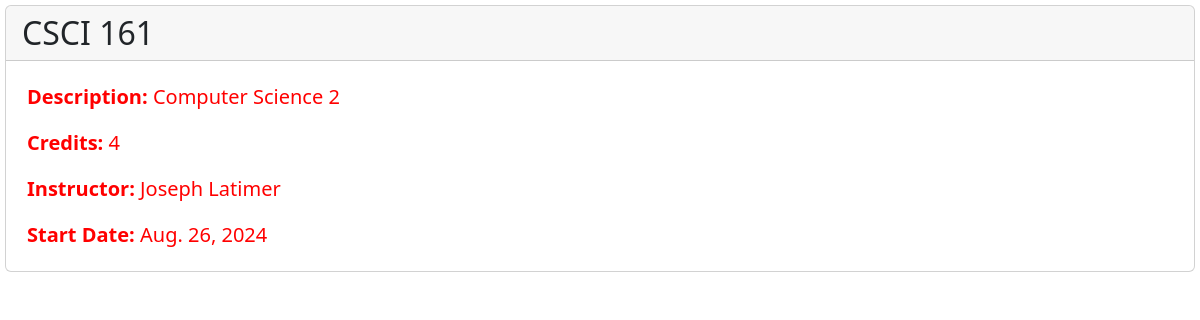
/courses/2/, run on the app's committed database.
### courses/models.py (models this page shows, shortened)
class Course(models.Model):
    course_id = models.AutoField(primary_key = True)
    course_title = models.CharField(max_length = 30)
    course_description = models.CharField(max_length = 50)
    credit = models.IntegerField()
    instructor = models.CharField(max_length = 30)
    start_date = models.DateField()

### courses/views.py (the view)
# urls.py: path('courses/<int:pk>/', views.course_detail, name = 'course_detail')
def course_detail(request, pk):
    course = Course.objects.get(pk = pk)
    course_dict = {'course' : course}
    return render(request, 'courses/course_detail.html', context=course_dict)

### templates/courses/course_detail.html (shortened to what this page needs)
<!DOCTYPE html>
<html lang="en">
  <head>
    <link
      href="https://cdn.jsdelivr.net/npm/bootstrap@5.2.3/dist/css/bootstrap.min.css"
      rel="stylesheet"
    />
    <link rel="stylesheet" type="text/css" href="css/design.css" />
  </head>
  <body>
    <div class="card">
      <h2 class="card-header">{{course.course_title}}</h2>
      <div class="card-body">
        <blockquote class="blockquote mb-0">
          <p><b>Description: </b>{{course.course_description}}</p>
          <p><b>Credits: </b>{{course.credit}}</p>
          <p><b>Instructor: </b>{{course.instructor}}</p>
          <p><b>Start Date: </b>{{course.start_date}}</p>
        </blockquote>
      </div>
    </div>
  </body>
</html>

### css/design.css (style rules this page uses)
div { margin: 5px; }
p { color: red; }

### data on the page
Course: course_title "CSCI 161", course_description "Computer Science 2", credit "4", instructor "Joseph Latimer", start_date "Aug. 26, 2024"
